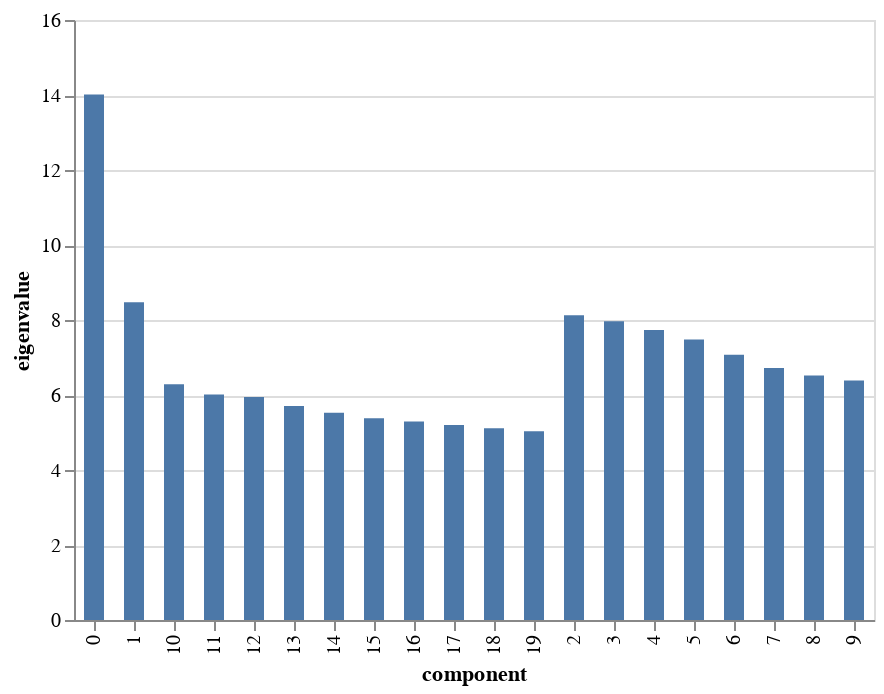

The notebook cell saved with this chart:
### Code cell
famd = FAMD(n_components =20, n_iter = 100, random_state = 23)

X_train_famd = famd.fit_transform(X_train_sm) 
X_test_famd = famd.transform(X_test)  

#print(X_train_famd)
famd.scree_plot()

### Figure 1 — Vega-Lite specification as saved in the notebook (floating-point values rounded to 4 significant figures)
{"config": {"view": {"continuousWidth": 400, "continuousHeight": 300}}, "data": {"name": "data-67d2ad7380b16ba6b2ca0022a640b472"}, "mark": {"type": "bar", "size": 10}, "encoding": {"tooltip": [{"field": "component", "type": "nominal"}, {"field": "eigenvalue", "type": "quantitative"}, {"field": "% of variance", "type": "quantitative"}, {"field": "% of variance (cumulative)", "type": "quantitative"}], "x": {"field": "component", "type": "nominal"}, "y": {"field": "eigenvalue", "type": "quantitative"}}, "$schema": "https://vega.github.io/schema/vega-lite/v4.17.0.json", "datasets": {"data-67d2ad7380b16ba6b2ca0022a640b472": [{"component": "0", "eigenvalue": 14.01, "% of variance": 6.201, "% of variance (cumulative)": 6.201}, {"component": "1", "eigenvalue": 8.475, "% of variance": 3.75, "% of variance (cumulative)": 9.95}, {"component": "2", "eigenvalue": 8.127, "% of variance": 3.596, "% of variance (cumulative)": 13.55}, {"component": "3", "eigenvalue": 7.967, "% of variance": 3.525, "% of variance (cumulative)": 17.07}, {"component": "4", "eigenvalue": 7.735, "% of variance": 3.423, "% of variance (cumulative)": 20.49}, {"component": "5", "eigenvalue": 7.482, "% of variance": 3.311, "% of variance (cumulative)": 23.8}, {"component": "6", "eigenvalue": 7.073, "% of variance": 3.129, "% of variance (cumulative)": 26.93}, {"component": "7", "eigenvalue": 6.72, "% of variance": 2.973, "% of variance (cumulative)": 29.91}, {"component": "8", "eigenvalue": 6.52, "% of variance": 2.885, "% of variance (cumulative)": 32.79}, {"component": "9", "eigenvalue": 6.386, "% of variance": 2.825, "% of variance (cumulative)": 35.62}, {"component": "10", "eigenvalue": 6.29, "% of variance": 2.783, "% of variance (cumulative)": 38.4}, {"component": "11", "eigenvalue": 6.013, "% of variance": 2.661, "% of variance (cumulative)": 41.06}, {"component": "12", "eigenvalue": 5.948, "% of variance": 2.632, "% of variance (cumulative)": 43.69}, {"component": "13", "eigenvalue": 5.707, "% of variance": 2.525, "% of variance (cumulative)": 46.22}, {"component": "14", "eigenvalue": 5.526, "% of variance": 2.445, "% of variance (cumulative)": 48.66}, {"component": "15", "eigenvalue": 5.379, "% of variance": 2.38, "% of variance (cumulative)": 51.04}, {"component": "16", "eigenvalue": 5.291, "% of variance": 2.341, "% of variance (cumulative)": 53.38}, {"component": "17", "eigenvalue": 5.202, "% of variance": 2.302, "% of variance (cumulative)": 55.69}, {"component": "18", "eigenvalue": 5.113, "% of variance": 2.262, "% of variance (cumulative)": 57.95}, {"component": "19", "eigenvalue": 5.036, "% of variance": 2.228, "% of variance (cumulative)": 60.18}]}}
